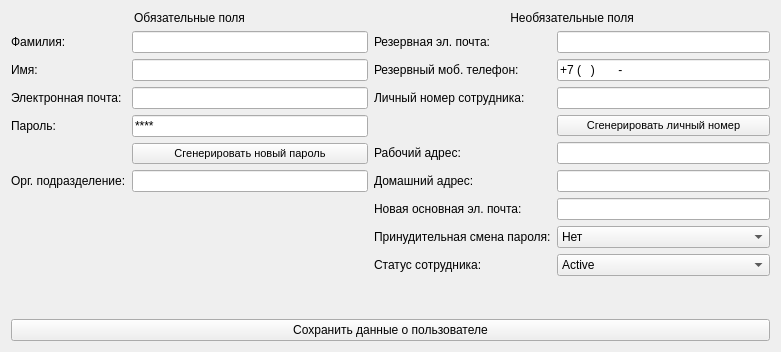
<?xml version="1.0" encoding="UTF-8"?>
<ui version="4.0">
 <class>form_editUser</class>
 <widget class="QWidget" name="form_editUser">
  <property name="windowModality">
   <enum>Qt::NonModal</enum>
  </property>
  <property name="geometry">
   <rect>
    <x>0</x>
    <y>0</y>
    <width>781</width>
    <height>352</height>
   </rect>
  </property>
  <property name="minimumSize">
   <size>
    <width>781</width>
    <height>352</height>
   </size>
  </property>
  <property name="windowTitle">
   <string>Редактировать пользователя</string>
  </property>
  <layout class="QGridLayout" name="gridLayout_2">
   <item row="0" column="0">
    <layout class="QGridLayout" name="gridLayout">
     <item row="0" column="0">
      <layout class="QFormLayout" name="formLayout">
       <item row="0" column="0" colspan="2">
        <widget class="QLabel" name="label">
         <property name="text">
          <string>&lt;html&gt;&lt;head/&gt;&lt;body&gt;&lt;p align=&quot;center&quot;&gt;Обязательные поля&lt;/p&gt;&lt;/body&gt;&lt;/html&gt;</string>
         </property>
        </widget>
       </item>
       <item row="1" column="0">
        <widget class="QLabel" name="label_3">
         <property name="text">
          <string>Фамилия:</string>
         </property>
        </widget>
       </item>
       <item row="2" column="0">
        <widget class="QLabel" name="label_4">
         <property name="text">
          <string>Имя:</string>
         </property>
        </widget>
       </item>
       <item row="3" column="0">
        <widget class="QLabel" name="label_5">
         <property name="text">
          <string>Электронная почта:</string>
         </property>
        </widget>
       </item>
       <item row="4" column="0">
        <widget class="QLabel" name="label_6">
         <property name="text">
          <string>Пароль:</string>
         </property>
        </widget>
       </item>
       <item row="6" column="0">
        <widget class="QLabel" name="label_7">
         <property name="text">
          <string>Орг. подразделение:</string>
         </property>
        </widget>
       </item>
       <item row="1" column="1">
        <widget class="QLineEdit" name="editLastName">
         <property name="toolTip">
          <string>&lt;html&gt;&lt;head/&gt;&lt;body&gt;&lt;p&gt;&lt;span style=&quot; font-weight:600;&quot;&gt;Фамилия&lt;/span&gt;&lt;/p&gt;&lt;p&gt;Максимальное количество символов: 60.&lt;/p&gt;&lt;/body&gt;&lt;/html&gt;</string>
         </property>
        </widget>
       </item>
       <item row="2" column="1">
        <widget class="QLineEdit" name="editFirstName">
         <property name="toolTip">
          <string>&lt;html&gt;&lt;head/&gt;&lt;body&gt;&lt;p&gt;&lt;span style=&quot; font-weight:600;&quot;&gt;Имя&lt;/span&gt;&lt;/p&gt;&lt;p&gt;Максимальное количество символов: 60.&lt;/p&gt;&lt;/body&gt;&lt;/html&gt;</string>
         </property>
        </widget>
       </item>
       <item row="3" column="1">
        <widget class="QLineEdit" name="editPrimaryEmail">
         <property name="toolTip">
          <string>&lt;html&gt;&lt;head/&gt;&lt;body&gt;&lt;p&gt;&lt;span style=&quot; font-weight:600;&quot;&gt;Электронная почта&lt;/span&gt;&lt;/p&gt;&lt;p&gt;Имя пользователя для входа. Введите адрес полностью: &lt;span style=&quot; font-style:italic;&quot;&gt;imyapolzovatelya@vashdomen.com&lt;/span&gt;.&lt;/p&gt;&lt;/body&gt;&lt;/html&gt;</string>
         </property>
        </widget>
       </item>
       <item row="4" column="1">
        <widget class="QLineEdit" name="editPassword">
         <property name="toolTip">
          <string>&lt;!DOCTYPE HTML PUBLIC &quot;-//W3C//DTD HTML 4.0//EN&quot; &quot;http://www.w3.org/TR/REC-html40/strict.dtd&quot;&gt;
&lt;html&gt;&lt;head&gt;&lt;meta name=&quot;qrichtext&quot; content=&quot;1&quot; /&gt;&lt;style type=&quot;text/css&quot;&gt;
p, li { white-space: pre-wrap; }
&lt;/style&gt;&lt;/head&gt;&lt;body style=&quot; font-family:'Ubuntu'; font-size:11pt; font-weight:400; font-style:normal;&quot;&gt;
&lt;p style=&quot; margin-top:0px; margin-bottom:0px; margin-left:0px; margin-right:0px; -qt-block-indent:0; text-indent:0px;&quot;&gt;&lt;span style=&quot; font-weight:600;&quot;&gt;Пароль&lt;/span&gt;&lt;/p&gt;
&lt;p style=&quot; margin-top:0px; margin-bottom:0px; margin-left:0px; margin-right:0px; -qt-block-indent:0; text-indent:0px;&quot;&gt;Пароли вводятся с учетом регистра. По умолчанию пароль должен содержать не менее 8 символов.&lt;/p&gt;
&lt;p style=&quot; margin-top:0px; margin-bottom:0px; margin-left:0px; margin-right:0px; -qt-block-indent:0; text-indent:0px;&quot;&gt;Если вы обновляете данные существующих пользователей и не хотите менять их пароли, введите &lt;span style=&quot; font-weight:600;&quot;&gt;**** &lt;/span&gt;(4 звездочки).&lt;/p&gt;&lt;/body&gt;&lt;/html&gt;</string>
         </property>
         <property name="text">
          <string>****</string>
         </property>
        </widget>
       </item>
       <item row="6" column="1">
        <widget class="QLineEdit" name="editOrgUnitPath">
         <property name="toolTip">
          <string>&lt;html&gt;&lt;head/&gt;&lt;body&gt;&lt;p&gt;&lt;span style=&quot; font-weight:600;&quot;&gt;Организационное подразделение&lt;/span&gt;&lt;/p&gt;&lt;p&gt;Здесь указывается, к какому организационному подразделению относится пользователь.&lt;/p&gt;&lt;p&gt;&lt;span style=&quot; font-weight:600;&quot;&gt;Если вы ещё не создали организационную иерархию&lt;/span&gt;, введите &lt;span style=&quot; font-weight:600;&quot;&gt;только&lt;/span&gt; косую черту (&lt;span style=&quot; font-weight:600;&quot;&gt;/&lt;/span&gt;), чтобы указать, что все пользователи относятся к &lt;span style=&quot; font-weight:600;&quot;&gt;родительскому организационному подразделению верхнего уровня&lt;/span&gt;. Вы можете создать другие подразделения позже и перенести туда пользователей.&lt;/p&gt;&lt;p&gt;&lt;span style=&quot; font-weight:600;&quot;&gt;Если вы уже создали организационную иерархию&lt;/span&gt;, используйте показанный в примерах ниже формат, чтобы указать, к какому подразделению относится пользователь (родительского или дочернего уровня).&lt;/p&gt;&lt;p&gt;Примеры:&lt;/p&gt;&lt;ul style=&quot;margin-top: 0px; margin-bottom: 0px; margin-left: 0px; margin-right: 0px; -qt-list-indent: 1;&quot;&gt;&lt;li style=&quot; margin-top:12px; margin-bottom:0px; margin-left:0px; margin-right:0px; -qt-block-indent:0; text-indent:0px;&quot;&gt;&lt;span style=&quot; font-weight:600;&quot;&gt;/&lt;/span&gt; (для &lt;span style=&quot; font-weight:600;&quot;&gt;родительского подразделения верхнего уровня не указывайте&lt;/span&gt; доменное имя;&lt;/li&gt;&lt;li style=&quot; margin-top:0px; margin-bottom:0px; margin-left:0px; margin-right:0px; -qt-block-indent:0; text-indent:0px;&quot;&gt;&lt;span style=&quot; font-weight:600;&quot;&gt;/Продажи&lt;/span&gt; (для дочерних подразделений);&lt;/li&gt;&lt;li style=&quot; margin-top:0px; margin-bottom:12px; margin-left:0px; margin-right:0px; -qt-block-indent:0; text-indent:0px;&quot;&gt;&lt;span style=&quot; font-weight:600;&quot;&gt;/Студенты/Первокурсники&lt;/span&gt;.&lt;/li&gt;&lt;/ul&gt;&lt;/body&gt;&lt;/html&gt;</string>
         </property>
        </widget>
       </item>
       <item row="5" column="1">
        <widget class="QPushButton" name="buttonCreatePassword">
         <property name="font">
          <font>
           <pointsize>8</pointsize>
          </font>
         </property>
         <property name="text">
          <string>Сгенерировать новый пароль</string>
         </property>
        </widget>
       </item>
      </layout>
     </item>
     <item row="0" column="1">
      <layout class="QFormLayout" name="formLayout_3">
       <item row="1" column="0">
        <widget class="QLabel" name="label_8">
         <property name="text">
          <string>Резервная эл. почта:</string>
         </property>
        </widget>
       </item>
       <item row="2" column="0">
        <widget class="QLabel" name="label_9">
         <property name="text">
          <string>Резервный моб. телефон:</string>
         </property>
        </widget>
       </item>
       <item row="3" column="0">
        <widget class="QLabel" name="label_10">
         <property name="text">
          <string>Личный номер сотрудника:</string>
         </property>
        </widget>
       </item>
       <item row="5" column="0">
        <widget class="QLabel" name="label_11">
         <property name="text">
          <string>Рабочий адрес:</string>
         </property>
        </widget>
       </item>
       <item row="6" column="0">
        <widget class="QLabel" name="label_12">
         <property name="text">
          <string>Домашний адрес:</string>
         </property>
        </widget>
       </item>
       <item row="7" column="0">
        <widget class="QLabel" name="label_13">
         <property name="text">
          <string>Новая основная эл. почта:</string>
         </property>
        </widget>
       </item>
       <item row="8" column="0">
        <widget class="QLabel" name="label_14">
         <property name="text">
          <string>Принудительная смена пароля:</string>
         </property>
        </widget>
       </item>
       <item row="9" column="0">
        <widget class="QLabel" name="label_15">
         <property name="text">
          <string>Статус сотрудника:</string>
         </property>
        </widget>
       </item>
       <item row="0" column="0" colspan="2">
        <widget class="QLabel" name="label_2">
         <property name="minimumSize">
          <size>
           <width>396</width>
           <height>0</height>
          </size>
         </property>
         <property name="text">
          <string>&lt;html&gt;&lt;head/&gt;&lt;body&gt;&lt;p align=&quot;center&quot;&gt;Необязательные поля&lt;/p&gt;&lt;/body&gt;&lt;/html&gt;</string>
         </property>
        </widget>
       </item>
       <item row="4" column="1">
        <widget class="QPushButton" name="buttonCreateEmployeeId">
         <property name="font">
          <font>
           <pointsize>8</pointsize>
          </font>
         </property>
         <property name="text">
          <string>Сгенерировать личный номер</string>
         </property>
        </widget>
       </item>
       <item row="1" column="1">
        <widget class="QLineEdit" name="editRecoveryEmail">
         <property name="toolTip">
          <string>&lt;html&gt;&lt;head/&gt;&lt;body&gt;&lt;p&gt;&lt;span style=&quot; font-weight:600;&quot;&gt;Резервный адрес электронной почты&lt;/span&gt;&lt;/p&gt;&lt;p&gt;Используйте адрес электронной почты, не входящий в ваш основной и дополнительные домены.&lt;/p&gt;&lt;/body&gt;&lt;/html&gt;</string>
         </property>
        </widget>
       </item>
       <item row="2" column="1">
        <widget class="QLineEdit" name="editRecoveryMobilePhone">
         <property name="toolTip">
          <string>&lt;html&gt;&lt;head/&gt;&lt;body&gt;&lt;p&gt;&lt;span style=&quot; font-weight:600;&quot;&gt;Резервный номер мобильного телефона&lt;/span&gt;&lt;/p&gt;&lt;p&gt;Указывайте номер телефона в формате &lt;span style=&quot; font-weight:600;&quot;&gt;E.164&lt;/span&gt; - сначала плюс (+), затем код страны, код региона и собственно номер. Пример: &lt;span style=&quot; font-weight:600;&quot;&gt;+16505551212&lt;/span&gt;.&lt;/p&gt;&lt;/body&gt;&lt;/html&gt;</string>
         </property>
         <property name="inputMask">
          <string>+7 (000) 000 00-00</string>
         </property>
        </widget>
       </item>
       <item row="3" column="1">
        <widget class="QLineEdit" name="editEmployeeId">
         <property name="toolTip">
          <string>&lt;html&gt;&lt;head/&gt;&lt;body&gt;&lt;p&gt;&lt;span style=&quot; font-weight:600;&quot;&gt;Идентификационный номер сотрудника&lt;/span&gt;&lt;/p&gt;&lt;p&gt;Иногда этот номер нужно указывать при дополнительной аутентификации. Он может содержать цифры, буквы и специальные символы.&lt;/p&gt;&lt;/body&gt;&lt;/html&gt;</string>
         </property>
         <property name="inputMask">
          <string>00000000000000000000000000000000</string>
         </property>
        </widget>
       </item>
       <item row="5" column="1">
        <widget class="QLineEdit" name="editWorkAddress">
         <property name="toolTip">
          <string>&lt;html&gt;&lt;head/&gt;&lt;body&gt;&lt;p&gt;&lt;span style=&quot; font-weight:600;&quot;&gt;Рабочий адрес&lt;/span&gt;&lt;/p&gt;&lt;p&gt;Если адрес содержит запятые или переносы строки, заключите его в двойные кавычки. Пример: &lt;span style=&quot; font-weight:600;&quot;&gt;&amp;quot;Москва, улица Строителей, д. 25&amp;quot;&lt;/span&gt;.&lt;/p&gt;&lt;/body&gt;&lt;/html&gt;</string>
         </property>
        </widget>
       </item>
       <item row="6" column="1">
        <widget class="QLineEdit" name="editHomeAddress">
         <property name="toolTip">
          <string>&lt;html&gt;&lt;head/&gt;&lt;body&gt;&lt;p&gt;&lt;span style=&quot; font-weight:600;&quot;&gt;Домашний адрес&lt;/span&gt;&lt;/p&gt;&lt;p&gt;Если адрес содержит запятые или переносы строки, заключите его в двойные кавычки. Пример: &lt;span style=&quot; font-weight:600;&quot;&gt;&amp;quot;Москва, улица Строителей, д. 25&amp;quot;&lt;/span&gt;.&lt;/p&gt;&lt;/body&gt;&lt;/html&gt;</string>
         </property>
        </widget>
       </item>
       <item row="7" column="1">
        <widget class="QLineEdit" name="editNewPrimaryEmail">
         <property name="toolTip">
          <string>&lt;html&gt;&lt;head/&gt;&lt;body&gt;&lt;p&gt;&lt;span style=&quot; font-weight:600;&quot;&gt;Новый основной адрес электронной почты&lt;/span&gt;&lt;/p&gt;&lt;p&gt;Это поле исползуется только для редактирования аккаунтов существующих пользователей. Укажите новый основной адрес электронной почты (имя пользователя).&lt;/p&gt;&lt;/body&gt;&lt;/html&gt;</string>
         </property>
        </widget>
       </item>
       <item row="8" column="1">
        <widget class="QComboBox" name="comboChangePassword">
         <property name="toolTip">
          <string>&lt;html&gt;&lt;head/&gt;&lt;body&gt;&lt;p&gt;&lt;span style=&quot; font-weight:600;&quot;&gt;Смена пароля при следующем входе&lt;/span&gt;&lt;/p&gt;&lt;p&gt;Чтобы при следующем входе в аккаунт пользователи получили запрос на смену пароля, выберите &amp;quot;&lt;span style=&quot; font-weight:600;&quot;&gt;Да&lt;/span&gt;&amp;quot;. Если этого не требуется, оставьте &amp;quot;&lt;span style=&quot; font-weight:600;&quot;&gt;Нет&lt;/span&gt;&amp;quot;.&lt;/p&gt;&lt;/body&gt;&lt;/html&gt;</string>
         </property>
         <item>
          <property name="text">
           <string>Нет</string>
          </property>
         </item>
         <item>
          <property name="text">
           <string>Да</string>
          </property>
         </item>
        </widget>
       </item>
       <item row="9" column="1">
        <widget class="QComboBox" name="comboEmployeeStatus">
         <property name="toolTip">
          <string>&lt;html&gt;&lt;head/&gt;&lt;body&gt;&lt;p&gt;&lt;span style=&quot; font-weight:600;&quot;&gt;Новый статус сотрудника&lt;/span&gt;&lt;/p&gt;&lt;p&gt;Это поле используется только для редактирования аккаунтов &lt;span style=&quot; font-weight:600;&quot;&gt;существующих &lt;/span&gt;пользователей. Чтобы заблокировать пользователя или отправить его в архив, выберите &lt;span style=&quot; font-weight:600;&quot;&gt;Suspended&lt;/span&gt; или &lt;span style=&quot; font-weight:600;&quot;&gt;Archived&lt;/span&gt;. Чтобы восстановить аккаунт пользователя, выберите &lt;span style=&quot; font-weight:600;&quot;&gt;Active&lt;/span&gt;.&lt;/p&gt;&lt;/body&gt;&lt;/html&gt;</string>
         </property>
         <item>
          <property name="text">
           <string>Active</string>
          </property>
         </item>
         <item>
          <property name="text">
           <string>Suspended</string>
          </property>
         </item>
         <item>
          <property name="text">
           <string>Archived</string>
          </property>
         </item>
        </widget>
       </item>
      </layout>
     </item>
     <item row="1" column="0" colspan="2">
      <widget class="QPushButton" name="buttonSave">
       <property name="text">
        <string>Сохранить данные о пользователе</string>
       </property>
      </widget>
     </item>
    </layout>
   </item>
  </layout>
 </widget>
 <resources/>
 <connections>
  <connection>
   <sender>buttonCreateEmployeeId</sender>
   <signal>clicked()</signal>
   <receiver>form_editUser</receiver>
   <slot>buttonCreateEmployeeId_clicked()</slot>
   <hints>
    <hint type="sourcelabel">
     <x>686</x>
     <y>137</y>
    </hint>
    <hint type="destinationlabel">
     <x>390</x>
     <y>175</y>
    </hint>
   </hints>
  </connection>
  <connection>
   <sender>buttonCreatePassword</sender>
   <signal>clicked()</signal>
   <receiver>form_editUser</receiver>
   <slot>buttonCreatePassword_clicked()</slot>
   <hints>
    <hint type="sourcelabel">
     <x>265</x>
     <y>168</y>
    </hint>
    <hint type="destinationlabel">
     <x>390</x>
     <y>175</y>
    </hint>
   </hints>
  </connection>
  <connection>
   <sender>buttonSave</sender>
   <signal>clicked()</signal>
   <receiver>form_editUser</receiver>
   <slot>buttonSave_clicked()</slot>
   <hints>
    <hint type="sourcelabel">
     <x>390</x>
     <y>329</y>
    </hint>
    <hint type="destinationlabel">
     <x>390</x>
     <y>175</y>
    </hint>
   </hints>
  </connection>
 </connections>
 <slots>
  <slot>buttonCreatePassword_clicked()</slot>
  <slot>buttonCreateEmployeeId_clicked()</slot>
  <slot>buttonSave_clicked()</slot>
 </slots>
</ui>
